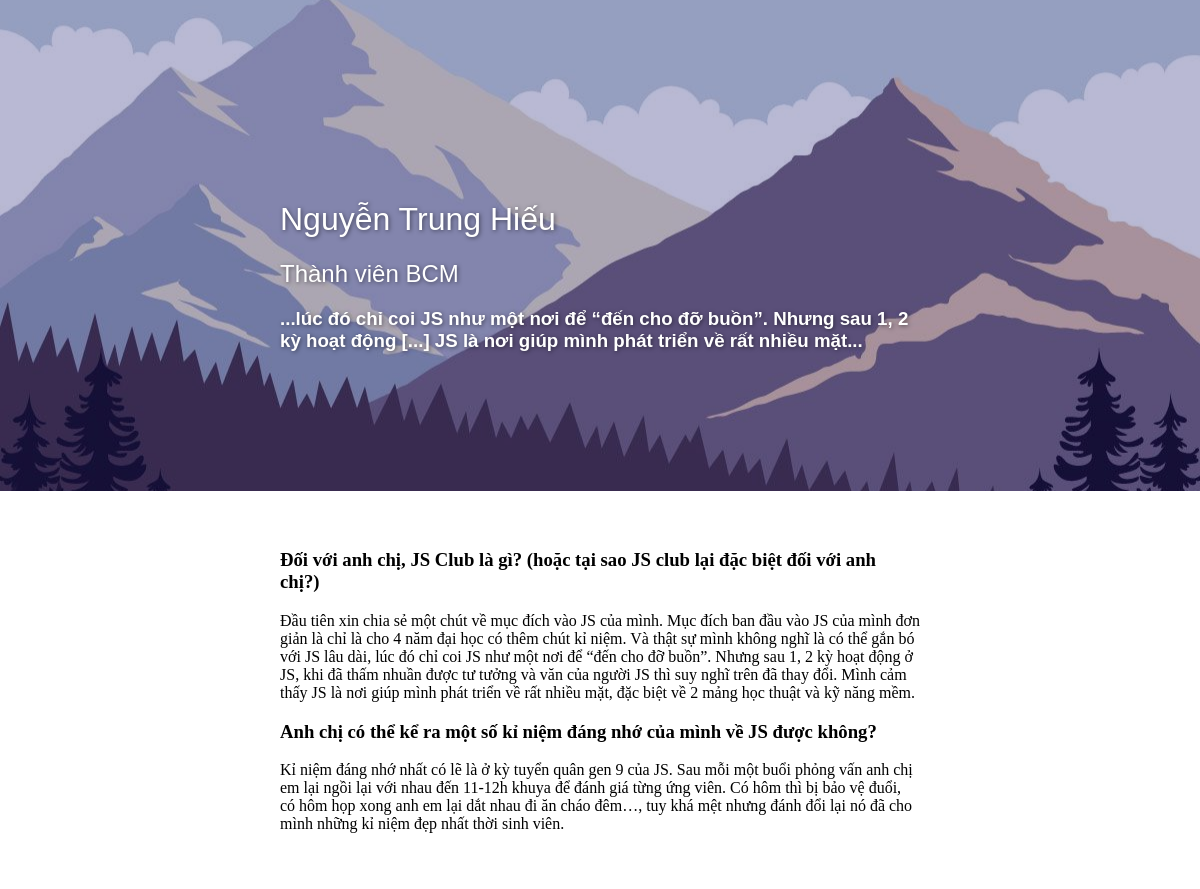
Page /blog/view?id=4 on the committed database.
### blog/models/Blog.py (models this page shows)
class Blog(db.Model):
	id = db.Column(db.Integer, primary_key=True)
	content = db.Column(db.String)
	owner = db.Column(db.String)
	subtitle = db.Column(db.String)
	role = db.Column(db.String)
	date = db.Column(db.DateTime)
	image = db.Column(db.String)

### blog/views.py (the view)
@blog.route('/view')
def view_blog():
	id = request.args.get('id', None)
	if id is None:
		return redirect(url_for('homepage.index'))
	blog = BlogController.get_blog_by_id(id)
	return render_template('blog.html', blog=blog)

### blog/models/Blog.py (called while the page is built)
	@staticmethod
	def get_blog_by_id(id):
		return Blog.query.filter_by(id=id).first()

### templates/blog.html (shortened to what this page needs)
<!DOCTYPE html>
<html lang="en">
<head>
	<link rel="stylesheet" href="/static/css/blog.css">
</head>
<body>
	<div class="sample-header">
		<div class="sample-header-section">
			<h1>{{ blog.owner }}</h1>
			<h2>{{ blog.role }}</h2>
			{% if blog.subtitle is not none %}
				<h3>{{ blog.subtitle }}</h3>
			{% endif %}
		</div>
	</div>
	<div class="sample-section-wrap">
		<div class="sample-section">
			<div>
				{{ blog.content|safe }}
			</div>
		</div>
	</div>
</body>
</html>

### static/css/blog.css (style rules this page uses)
body { margin: 0; }
.sample-header { position: fixed; left: 0; top: 0; width: 100%; background-image: url("/static/img/sample-bg.jpg"); background-position: center; background-size: cover; background-repeat: no-repeat; }
.sample-header::before { content: ""; position: absolute; top: 0; right: 0; bottom: 0; left: 0; background-color: MidnightBlue; opacity: 0.3; }
.sample-header-section { position: relative; padding: 15% 0 10%; max-width: 640px; margin-left: auto; margin-right: auto; color: white; text-shadow: 1px 1px 4px rgba(0, 0, 0, 0.5); font-family: "Montserrat", sans-serif; }
h1 { font-weight: 500; }
h2 { font-weight: 400; }
.sample-section-wrap { position: relative; background-color: white; }
.sample-section { position: relative; max-width: 640px; margin-left: auto; margin-right: auto; padding: 40px; }

### rows in the picture
Blog: owner "Nguyễn Trung Hiếu", role "Thành viên BCM", subtitle "...lúc đó chỉ coi JS như một nơi để “đến cho đỡ buồn”. Nhưng sau 1, 2 kỳ hoạt động [...] JS là nơi giúp mình phát triển về rất nhiều mặt...", content "Đối với anh chị, JS Club là gì? (hoặc tại sao JS club lại đặc biệt đối với anh chị?) Đầu tiên xin chia sẻ một chút về mục đích vào JS của mình. Mục đích ban đầu vào JS của mình đơn giản là chỉ là cho 4 năm đại học có thêm chút kỉ niệm. Và thật sự mình không nghĩ là có thể gắn bó với JS lâu dài, lúc đó chỉ coi JS như một nơi để “đến cho đỡ buồn”. Nhưng sau 1, 2 kỳ hoạt động ở JS, khi đã thấm nhuần được tư tưởng và văn của người JS thì suy nghĩ trên đã thay đổi. Mình cảm thấy JS là nơi giúp mình phát triển về rất nhiều mặt, đặc biệt về 2 mảng học thuật và kỹ năng mềm. Anh chị có thể kể ra một số kỉ niệm đáng nhớ của mình về JS được không? Kỉ niệm đáng nhớ nhất có lẽ là ở kỳ tuyển quân gen 9…"
